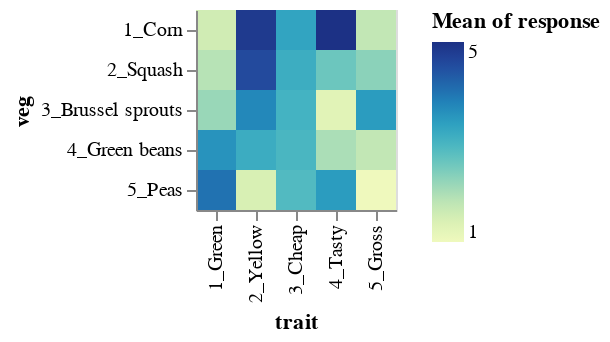

Notebook code cell kept with this figure:
### Markdown cell above
## Heatmap

A heatmap is a very compact visual representation of the data, very similar to the original table, where rectangles are colored by the values in each cell. *Note that `mark_rect()` makes a rectangle that will always fill the cell, which is perfect for making heatmaps. A `mark_square()` is a square which can have size variation.*

We're not really good at quantitatively comparing color values, though, so this isn't a great representation if you want people to accurately detect the numerical patterns. Also, note that Cheap values aren't distinguishable.

**Let's practice typing the specification! Delete and retype the code.**

Always start with `alt.Chart().mark_rect().encode()` and then fill in the DataFrame and encoding

```
alt.Chart(df).mark_rect().encode(
    x = 'trait',
    y = 'veg',
    color = 'mean(response)'
)
```

- The heatmap is compact and eye-catching
- it tends to show blocks of light and dark, which isn't great for this data
- it also doesn't tell any particular story here

### Code cell
alt.Chart(df).mark_rect().encode(
    x = 'trait',
    y = 'veg',
    color = 'mean(response)'
)

### Figure 1 — Vega-Lite specification as saved in the notebook (floating-point values rounded to 4 significant figures; data arrays with more than 128 entries replaced by an {"elided": "..."} marker saying what was removed)
{"config": {"view": {"continuousWidth": 300, "continuousHeight": 300}}, "data": {"name": "data-07f93f6fab5f4d4715a804d075ffd351"}, "mark": {"type": "rect"}, "encoding": {"color": {"aggregate": "mean", "field": "response", "type": "quantitative"}, "x": {"field": "trait", "type": "nominal"}, "y": {"field": "veg", "type": "nominal"}}, "$schema": "https://vega.github.io/schema/vega-lite/v5.8.0.json", "datasets": {"data-07f93f6fab5f4d4715a804d075ffd351": {"elided": "1250 records"}}}
